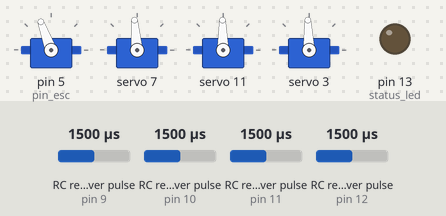
The program below on a simulated Arduino Nano, built with avr-gcc and run on an emulated ATmega328P. On the bench: 4 × servo, output pins drawn as LEDs (lit = HIGH). Wiring (inferred from the names in the program): 4 × RC receiver channel: data pin 9 / data pin 10 / data pin 11 / data pin 12. The test bench sets the inputs (shaded band); at power-on: RC receiver pulse (sensors on pin 9, pin 10, pin 11, pin 12) 1500 µs.

Above: at 2.2 s.
2.3 s: RC receiver pulse (sensor on pin 9) set to 1020 µs
At 3.11 s:
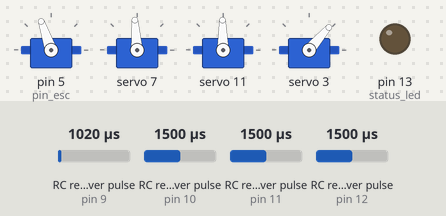
5.3 s: RC receiver pulse (sensor on pin 10) set to 1020 µs
At 5.89 s:
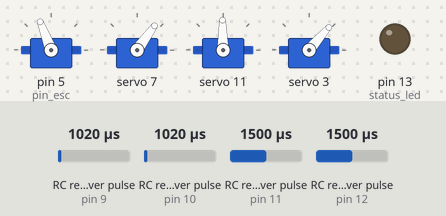
8.3 s: RC receiver pulse (sensor on pin 11) set to 1020 µs
At 8.59 s:
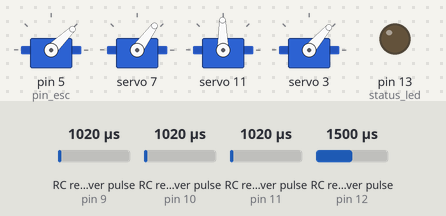
11.3 s: RC receiver pulse (sensor on pin 12) set to 1020 µs
At 12.51 s:
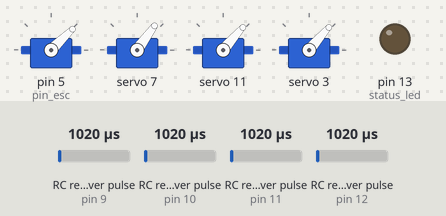
14.3 s: RC receiver pulse (sensor on pin 9) set to 1250 µs
17.3 s: RC receiver pulse (sensor on pin 10) set to 1250 µs
Timing chart, 0 to 21.3 s (numbered marks = the images above; inputs shaded):
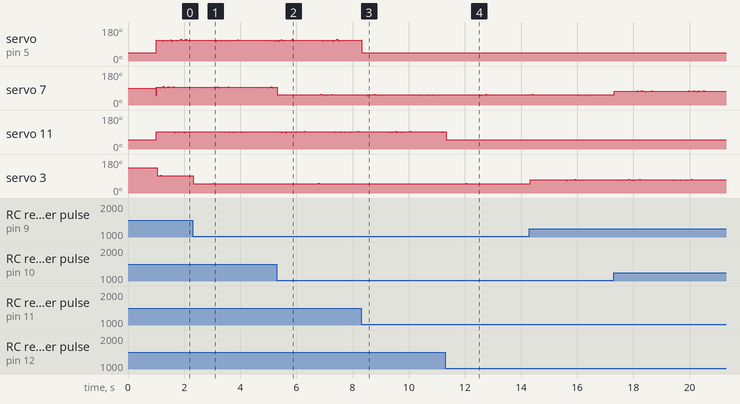

The program:

main.cpp
```cpp
#include <Wire.h>
#include <SPI.h>
#include <Adafruit_PWMServoDriver.h>  //pca9685
#include <Servo.h>

#include <EnableInterrupt.h>

#define pin_INT_Throttle 11  // Pin Throttle                                          radio CH3
#define pin_INT_Yaw 10      // Pin Yaw       // Varilla 7 timón                       radio CH4
#define pin_INT_Pitch 12   // Pin Pitch     // Varilla 11 profundidad                 radio CH2
#define pin_INT_Roll 9    // Pin Roll      // Varilla 3 balanceo                      radio CH1
#define status_led 13    // Off: starting, Blink: calbration mode, On: Flight mode    // NO SE USA
#define pin_esc 5       // ESC PWM


Adafruit_PWMServoDriver servos = Adafruit_PWMServoDriver(0x40);
Servo esc;

long loop_timer, tiempo_ejecucion;
int Vel = 100;
int Time = 0;
float P = 0.75;
int tvel = 1000;
boolean tcontrol=false;

unsigned int pos0=172;    // ancho de pulso en cuentas para pocicion 0°
unsigned int pos180=565; // ancho de pulso en cuentas para la pocicion 180°

// Cada variador funciona de una forma distinta. Si no estás seguro de qué valores
// usar, lee su datasheet
unsigned int pot_0 = 1000;
unsigned int pot_100 = 2000;


void setServo(uint8_t n_servo, int angulo)
{
  int duty;
  duty=map(angulo, 0, 180, pos0, pos180);
  servos.setPWM(n_servo, 0, duty);
}

int mapYawToServoPosition(int yawValue)
{
  int servoPosition;
  servoPosition = map(yawValue, 970, 1980, 40, 140); // Mapear de 40 grados a 140 grados (180 - 40)
  servoPosition = constrain(servoPosition, 40, 140); // Limitar el rango a 100 grados
  return servoPosition;
}

int mapPitchToServoPosition(int pitchValue)
{
  int servoPosition;
  servoPosition = map(pitchValue, 1104, 1930, 40, 140); // Mapear de 40 grados a 140 grados (180 - 40)
  servoPosition = constrain(servoPosition, 40, 140); // Limitar el rango a 100 grados
  return servoPosition;
}

int mapRollToServoPosition(int rollValue)
{
  int servoPosition;
  servoPosition = map(rollValue, 1040, 1960, 40, 140); // Mapear de 40 grados a 140 grados (180 - 40)
  servoPosition = constrain(servoPosition, 40, 140); // Limitar el rango a 100 grados
  return servoPosition;
}

int mapThrottleToServoPosition(int throttleValue)
{
  int servoPosition;
  servoPosition = map(throttleValue, 1080, 1712, 1000, 2000);
  servoPosition = constrain(servoPosition, 1000, 2000);
  return servoPosition;
}

void setThrottle(int throttleValue)
{
  int val = mapThrottleToServoPosition(throttleValue);
  esc.writeMicroseconds(val); // el valor convertido equivale a de 1ms a 2ms y será la velocidad
}


// Interrupciones

// INTERRUPCIÓN MANDO RC --> THROTTLE
volatile long Throttle_HIGH_us;
volatile int RC_Throttle_raw;
void INT_Throttle()
{
  if (digitalRead(pin_INT_Throttle) == HIGH) Throttle_HIGH_us = micros();
  if (digitalRead(pin_INT_Throttle) == LOW)  RC_Throttle_raw  = micros() - Throttle_HIGH_us;
}

// INTERRUPCIÓN MANDO RC --> PITCH
volatile long Pitch_HIGH_us;
volatile int RC_Pitch_raw;
void INT_Pitch()
{
  if (digitalRead(pin_INT_Pitch) == HIGH) Pitch_HIGH_us = micros();
  if (digitalRead(pin_INT_Pitch) == LOW)  RC_Pitch_raw  = micros() - Pitch_HIGH_us;
}

// INTERRUPCIÓN MANDO RC --> ROLL
volatile long Roll_HIGH_us;
volatile int RC_Roll_raw;
void INT_Roll()
{
  if (digitalRead(pin_INT_Roll) == HIGH) Roll_HIGH_us = micros();
  if (digitalRead(pin_INT_Roll) == LOW)  RC_Roll_raw  = micros() - Roll_HIGH_us;
}

// INTERRUPCIÓN MANDO RC --> YAW
volatile long Yaw_HIGH_us;
volatile int RC_Yaw_raw;
void INT_Yaw()
{
  if (digitalRead(pin_INT_Yaw) == HIGH) Yaw_HIGH_us = micros();
  if (digitalRead(pin_INT_Yaw) == LOW)  RC_Yaw_raw  = micros() - Yaw_HIGH_us;
}

// fin interrupciones


void setup()
{
  esc.attach(pin_esc);
  esc.writeMicroseconds(1000); // Es necesario iniciar con 1 ms para activar el ESC
  delay(1000);

  Serial.begin(115200);

  servos.begin();
  servos.setPWMFreq(60); //Frecuecia PWM de 60Hz o T=16,66ms

  // Declaración de interrupciones
  pinMode(pin_INT_Yaw, INPUT_PULLUP);                   // YAW
  enableInterrupt(pin_INT_Yaw, INT_Yaw, CHANGE);
  pinMode(pin_INT_Throttle, INPUT_PULLUP);              // Throttle
  enableInterrupt(pin_INT_Throttle, INT_Throttle, CHANGE);
  pinMode(pin_INT_Pitch, INPUT_PULLUP);                 // PITCH
  enableInterrupt(pin_INT_Pitch, INT_Pitch, CHANGE);
  pinMode(pin_INT_Roll, INPUT_PULLUP);                  // ROLL
  enableInterrupt(pin_INT_Roll, INT_Roll, CHANGE);

  pinMode(status_led, OUTPUT);
}

void loop()
{
  while (micros() - loop_timer < 10000);
  tiempo_ejecucion = (micros() - loop_timer) / 1000;
  loop_timer = micros();

  // Monitor Serie
  /*
  Serial.print(RC_Throttle_raw);
  Serial.print("\t");
  Serial.print(RC_Pitch_raw);
  Serial.print("\t");
  Serial.print(RC_Roll_raw);
  Serial.print("\t");
  Serial.println(RC_Yaw_raw);
  */

  // El primer parámetro es el pin del PCA9685 al que está conectado cada servo
  setServo(7, mapYawToServoPosition(RC_Yaw_raw));
  setServo(11, mapPitchToServoPosition(RC_Pitch_raw));
  setServo(3, mapRollToServoPosition(RC_Roll_raw));
  setThrottle(RC_Throttle_raw);
}
```
